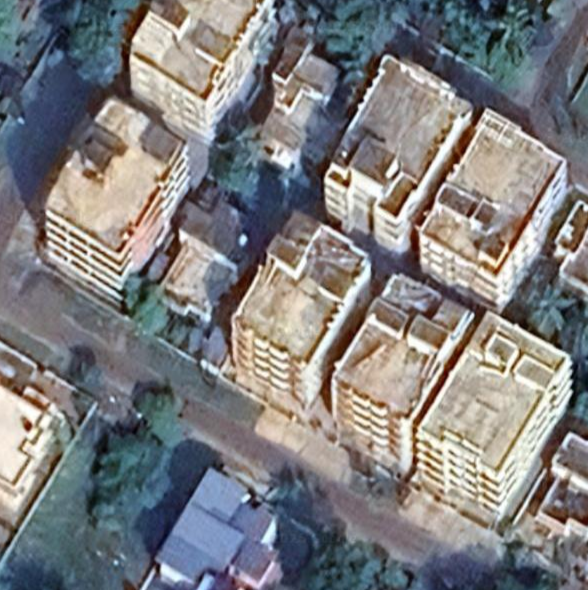
#> input picture Frontend/dist/assets/sample-DL50Tucc.png, 588 x 590 px
$ python -i image_processing.py   (imports and definitions only)
#> lines starting #> are read from the running program, lines starting #| are printed output that depends on the picture
#> further down, picture is the input picture: shape (590, 588, 3); mean B, G, R 127.4, 126.1, 126.7
import cv2
import numpy as np

def preprocess_image(image, sharpen_method='standard', amount=1.5, radius=1, threshold=0) -> np.ndarray:
    """
    Preprocess the image with different sharpening methods.

    Args:
        image (numpy.ndarray): Input image
        sharpen_method (str): 'standard' for kernel-based or 'unsharp_mask' for unsharp masking
        amount (float): Strength of sharpening effect
        radius (int): Radius for Gaussian blur in unsharp mask
        threshold (int): Threshold for applying unsharp mask

    Returns:
        numpy.ndarray: Preprocessed image
    """
#> called with sharpen_method = 'standard', amount = 1.5, radius = 1, threshold = 0
    if sharpen_method == 'standard':
        kernel = np.array([[-1, -1, -1],
                           [-1,  9, -1],
                           [-1, -1, -1]])
        sharpened = cv2.filter2D(image, -1, kernel)
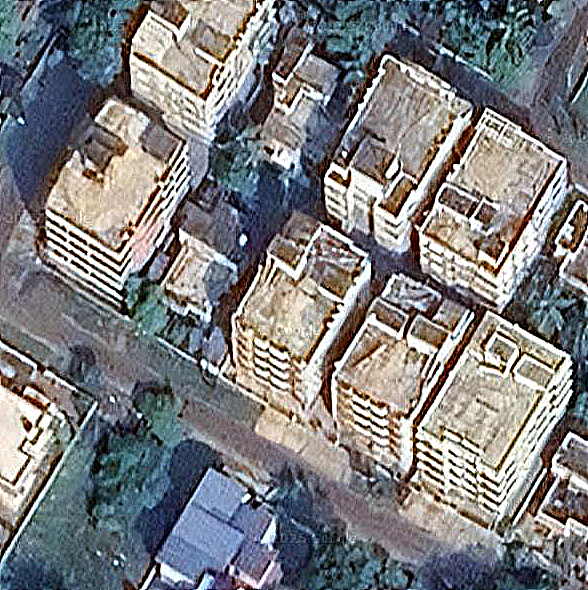
#> sharpened: shape (590, 588, 3); mean B, G, R 126.7, 124.6, 124.6

        return cv2.addWeighted(image, 2 - amount, sharpened, amount - 1, 0)
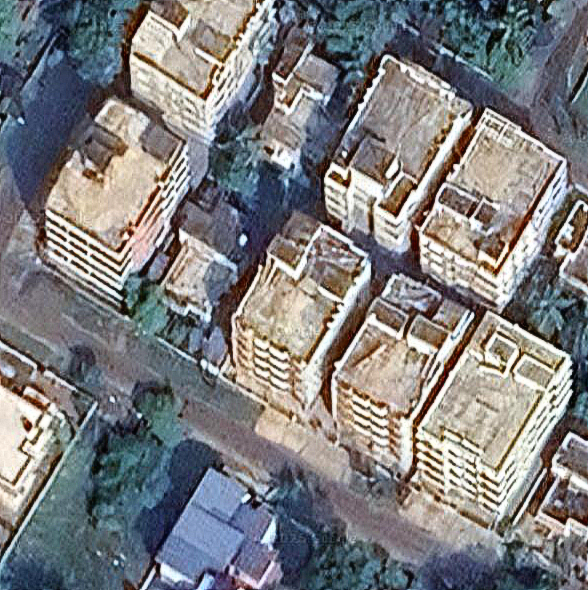
#> returned value: shape (590, 588, 3); mean of channels 0, 1, 2 127.1, 125.4, 125.7; drawn as B, G, R

    elif sharpen_method == 'unsharp_mask':
        blurred = cv2.GaussianBlur(image, (0, 0), radius)

        high_pass = cv2.addWeighted(image, 1.0, blurred, -1.0, 0)

        sharpened = cv2.addWeighted(image, 1.0, high_pass, amount, 0)

        if threshold > 0:
            mask = cv2.subtract(image, blurred)
            _, mask = cv2.threshold(mask, threshold, 255, cv2.THRESH_BINARY)

            return cv2.bitwise_and(sharpened, sharpened, mask=mask)

        return sharpened

    else:
        return image

>>> import cv2
>>> picture = cv2.imread('../../Frontend/dist/assets/sample-DL50Tucc.png')
>>> result = preprocess_image(picture)
